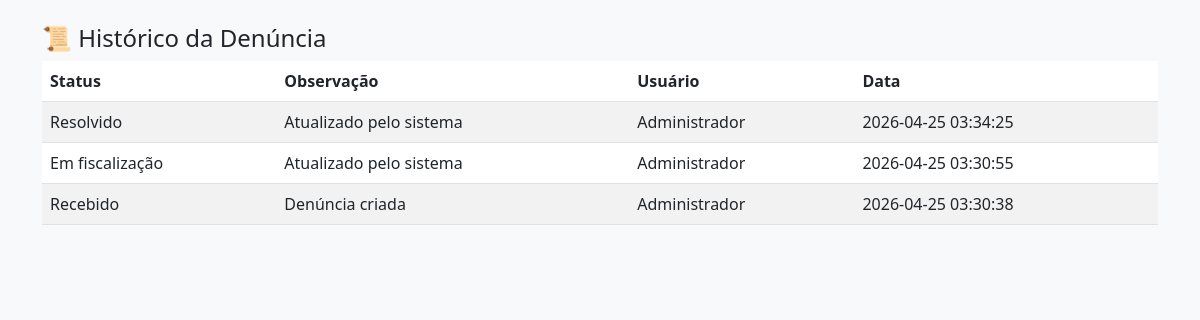
The page /historico/1 (signed in) on the database as committed earlier.
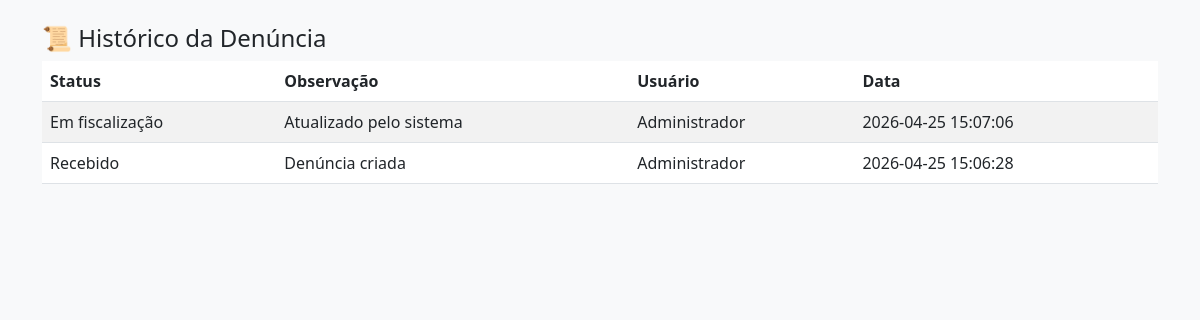
The same page on the database as committed later.
### tables this page shows
CREATE TABLE historico (
    id INTEGER PRIMARY KEY AUTOINCREMENT,
    denuncia_id INTEGER,
    status TEXT,
    observacao TEXT,
    usuario TEXT,
    data TIMESTAMP DEFAULT CURRENT_TIMESTAMP,
    FOREIGN KEY (denuncia_id) REFERENCES denuncias(id)
);

### app.py (the view)
@app.route('/historico/<int:id>')
def historico(id):
    if not session.get('logado'):
        return redirect('/login')
    conn = conectar()
    cursor = conn.cursor()
    cursor.execute("""
        SELECT status, observacao, usuario, data
        FROM historico
        WHERE denuncia_id=?
        ORDER BY data DESC
    """, (id,))
    dados = cursor.fetchall()
    conn.close()
    return render_template('historico.html', dados=dados)

### database.py (called while the page is built)
def conectar():
    return sqlite3.connect('banco.db')

### templates/historico.html (shortened to what this page needs)
<!DOCTYPE html>
<html>
<head>
    <link href="https://cdn.jsdelivr.net/npm/bootstrap@5.3.0/dist/css/bootstrap.min.css" rel="stylesheet">
</head>
<body class="bg-light">
<div class="container py-4">
    <h4>📜 Histórico da Denúncia</h4>
    <table class="table table-striped">
        <thead>
            <tr>
                <th>Status</th>
                <th>Observação</th>
                <th>Usuário</th>
                <th>Data</th>
            </tr>
        </thead>
        <tbody>
            {% for h in dados %}
            <tr>
                <td>{{ h[0] }}</td>
                <td>{{ h[1] }}</td>
                <td>{{ h[2] }}</td>
                <td>{{ h[3] }}</td>
            </tr>
            {% endfor %}
        </tbody>
    </table>
</div>
</body>
</html>

Rows that differ between the two databases and show on the page:
no longer on this page (row edited): historico: status "Resolvido", observacao "Atualizado pelo sistema", usuario "Administrador", data "2026-04-25 03:34:25"
changed historico "Em fiscalização": data "2026-04-25 03:30:55" → "2026-04-25 15:07:06"
changed historico "Recebido": data "2026-04-25 03:30:38" → "2026-04-25 15:06:28"
